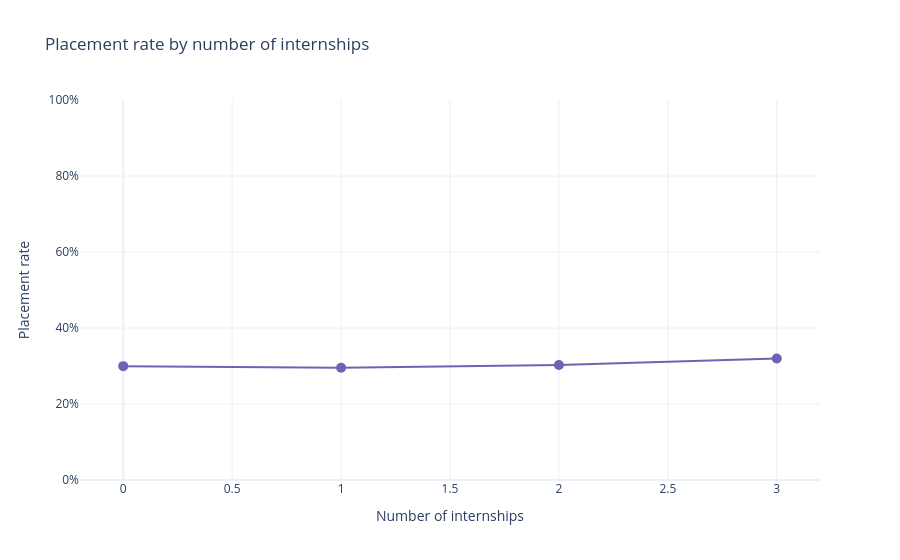

This figure's notebook cell:
### Markdown cell above
## 3. Is internship count associated with placement rate?

**Question:** What placement rate is observed for students with different numbers of internships?

**How to read it:** The x-axis is internship count and the y-axis is the group's placement rate. Each marker is one group; hover to see how many students and placements contribute to that rate. The line connects the observed groups to make comparisons easier; it is not a prediction model.

**Use this plot for:** spotting differences across internship-count groups. A higher rate here does not establish that internships caused placement; other student characteristics may also differ.

### Code cell
internship_summary = (
    df.groupby("internships", as_index=False, observed=True)
    .agg(students=("student_id", "size"), placed_students=("placed", "sum"))
    .sort_values("internships")
)
internship_summary["placement_rate"] = internship_summary["placed_students"] / internship_summary["students"]

fig = px.line(
    internship_summary,
    x="internships",
    y="placement_rate",
    markers=True,
    custom_data=["students", "placed_students"],
    title="Placement rate by number of internships",
    labels={"internships": "Number of internships", "placement_rate": "Placement rate"},
)
fig.update_traces(
    line_color="#6C63B5",
    marker_size=10,
    hovertemplate=(
        "Internships: %{x}<br>Placement rate: %{y:.1%}"
        "<br>Placed students: %{customdata[1]:,} of %{customdata[0]:,}<extra></extra>"
    ),
)
fig.update_layout(template="plotly_white", yaxis_tickformat=".0%", yaxis_range=[0, 1])
fig.show()

### Figure 1 — Plotly figure (JSON) as saved in the notebook; plotly's stock layout.template omitted (floating-point values rounded to 4 significant figures)
{"data": [{"customdata": [[3021, 905], [2997, 885], [2929, 886], [3053, 976]], "hovertemplate": "Internships: %{x}<br>Placement rate: %{y:.1%}<br>Placed students: %{customdata[1]:,} of %{customdata[0]:,}<extra></extra>", "legendgroup": "", "line": {"color": "#6C63B5", "dash": "solid"}, "marker": {"size": 10, "symbol": "circle"}, "mode": "lines+markers", "name": "", "orientation": "v", "showlegend": false, "type": "scatter", "x": [0, 1, 2, 3], "xaxis": "x", "y": [0.2996, 0.2953, 0.3025, 0.3197], "yaxis": "y"}], "layout": {"legend": {"tracegroupgap": 0}, "title": {"text": "Placement rate by number of internships"}, "xaxis": {"anchor": "y", "domain": [0, 1], "title": {"text": "Number of internships"}}, "yaxis": {"anchor": "x", "domain": [0, 1], "range": [0, 1], "tickformat": ".0%", "title": {"text": "Placement rate"}}}}
